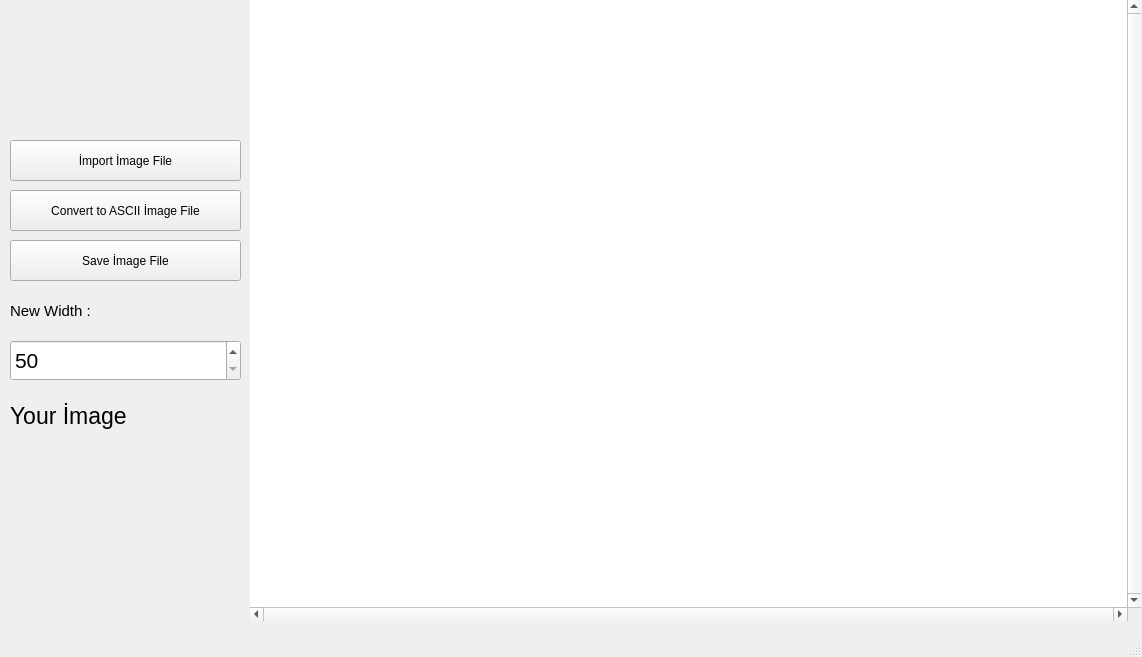
<?xml version="1.0" encoding="UTF-8"?>
<ui version="4.0">
 <class>ASCII</class>
 <widget class="QMainWindow" name="ASCII">
  <property name="windowModality">
   <enum>Qt::ApplicationModal</enum>
  </property>
  <property name="enabled">
   <bool>true</bool>
  </property>
  <property name="geometry">
   <rect>
    <x>0</x>
    <y>0</y>
    <width>1142</width>
    <height>657</height>
   </rect>
  </property>
  <property name="sizePolicy">
   <sizepolicy hsizetype="Preferred" vsizetype="Preferred">
    <horstretch>0</horstretch>
    <verstretch>0</verstretch>
   </sizepolicy>
  </property>
  <property name="minimumSize">
   <size>
    <width>1142</width>
    <height>657</height>
   </size>
  </property>
  <property name="maximumSize">
   <size>
    <width>1142</width>
    <height>657</height>
   </size>
  </property>
  <property name="windowTitle">
   <string>ASCII Creator</string>
  </property>
  <property name="windowIcon">
   <iconset>
    <normaloff>Logo.png</normaloff>Logo.png</iconset>
  </property>
  <property name="autoFillBackground">
   <bool>false</bool>
  </property>
  <property name="tabShape">
   <enum>QTabWidget::Triangular</enum>
  </property>
  <widget class="QWidget" name="centralwidget">
   <widget class="QPushButton" name="import_image">
    <property name="geometry">
     <rect>
      <x>10</x>
      <y>140</y>
      <width>231</width>
      <height>41</height>
     </rect>
    </property>
    <property name="styleSheet">
     <string notr="true"/>
    </property>
    <property name="text">
     <string>İmport İmage File</string>
    </property>
   </widget>
   <widget class="QPushButton" name="Convert_image">
    <property name="geometry">
     <rect>
      <x>10</x>
      <y>190</y>
      <width>231</width>
      <height>41</height>
     </rect>
    </property>
    <property name="text">
     <string>Convert to ASCII İmage File</string>
    </property>
   </widget>
   <widget class="QPushButton" name="Saveasimg">
    <property name="geometry">
     <rect>
      <x>10</x>
      <y>240</y>
      <width>231</width>
      <height>41</height>
     </rect>
    </property>
    <property name="text">
     <string>Save İmage File</string>
    </property>
   </widget>
   <widget class="QSpinBox" name="width_new">
    <property name="geometry">
     <rect>
      <x>10</x>
      <y>340</y>
      <width>231</width>
      <height>41</height>
     </rect>
    </property>
    <property name="font">
     <font>
      <pointsize>16</pointsize>
     </font>
    </property>
    <property name="minimum">
     <number>50</number>
    </property>
    <property name="maximum">
     <number>1000000000</number>
    </property>
   </widget>
   <widget class="QLabel" name="label">
    <property name="geometry">
     <rect>
      <x>10</x>
      <y>290</y>
      <width>91</width>
      <height>41</height>
     </rect>
    </property>
    <property name="font">
     <font>
      <pointsize>11</pointsize>
     </font>
    </property>
    <property name="text">
     <string>New Width :</string>
    </property>
   </widget>
   <widget class="QLabel" name="label_2">
    <property name="geometry">
     <rect>
      <x>10</x>
      <y>400</y>
      <width>231</width>
      <height>31</height>
     </rect>
    </property>
    <property name="font">
     <font>
      <pointsize>17</pointsize>
     </font>
    </property>
    <property name="text">
     <string>Your İmage</string>
    </property>
   </widget>
   <widget class="QLabel" name="Logo">
    <property name="geometry">
     <rect>
      <x>20</x>
      <y>10</y>
      <width>121</width>
      <height>121</height>
     </rect>
    </property>
    <property name="text">
     <string/>
    </property>
   </widget>
   <widget class="QLabel" name="Your_image">
    <property name="geometry">
     <rect>
      <x>10</x>
      <y>440</y>
      <width>231</width>
      <height>171</height>
     </rect>
    </property>
    <property name="text">
     <string/>
    </property>
   </widget>
   <widget class="QPlainTextEdit" name="ascii_output">
    <property name="geometry">
     <rect>
      <x>250</x>
      <y>0</y>
      <width>891</width>
      <height>621</height>
     </rect>
    </property>
    <property name="sizePolicy">
     <sizepolicy hsizetype="Expanding" vsizetype="Expanding">
      <horstretch>0</horstretch>
      <verstretch>0</verstretch>
     </sizepolicy>
    </property>
    <property name="sizeIncrement">
     <size>
      <width>0</width>
      <height>0</height>
     </size>
    </property>
    <property name="baseSize">
     <size>
      <width>-1</width>
      <height>0</height>
     </size>
    </property>
    <property name="font">
     <font>
      <pointsize>1</pointsize>
      <stylestrategy>PreferDefault</stylestrategy>
     </font>
    </property>
    <property name="mouseTracking">
     <bool>false</bool>
    </property>
    <property name="tabletTracking">
     <bool>false</bool>
    </property>
    <property name="contextMenuPolicy">
     <enum>Qt::NoContextMenu</enum>
    </property>
    <property name="styleSheet">
     <string notr="true"/>
    </property>
    <property name="frameShape">
     <enum>QFrame::Box</enum>
    </property>
    <property name="lineWidth">
     <number>0</number>
    </property>
    <property name="verticalScrollBarPolicy">
     <enum>Qt::ScrollBarAlwaysOn</enum>
    </property>
    <property name="horizontalScrollBarPolicy">
     <enum>Qt::ScrollBarAlwaysOn</enum>
    </property>
    <property name="sizeAdjustPolicy">
     <enum>QAbstractScrollArea::AdjustToContentsOnFirstShow</enum>
    </property>
    <property name="undoRedoEnabled">
     <bool>false</bool>
    </property>
    <property name="lineWrapMode">
     <enum>QPlainTextEdit::NoWrap</enum>
    </property>
    <property name="readOnly">
     <bool>true</bool>
    </property>
    <property name="overwriteMode">
     <bool>false</bool>
    </property>
    <property name="tabStopWidth">
     <number>1000000024</number>
    </property>
    <property name="cursorWidth">
     <number>1</number>
    </property>
   </widget>
  </widget>
  <widget class="QMenuBar" name="menubar">
   <property name="geometry">
    <rect>
     <x>0</x>
     <y>0</y>
     <width>1142</width>
     <height>21</height>
    </rect>
   </property>
  </widget>
  <widget class="QStatusBar" name="statusbar"/>
 </widget>
 <resources/>
 <connections/>
</ui>
